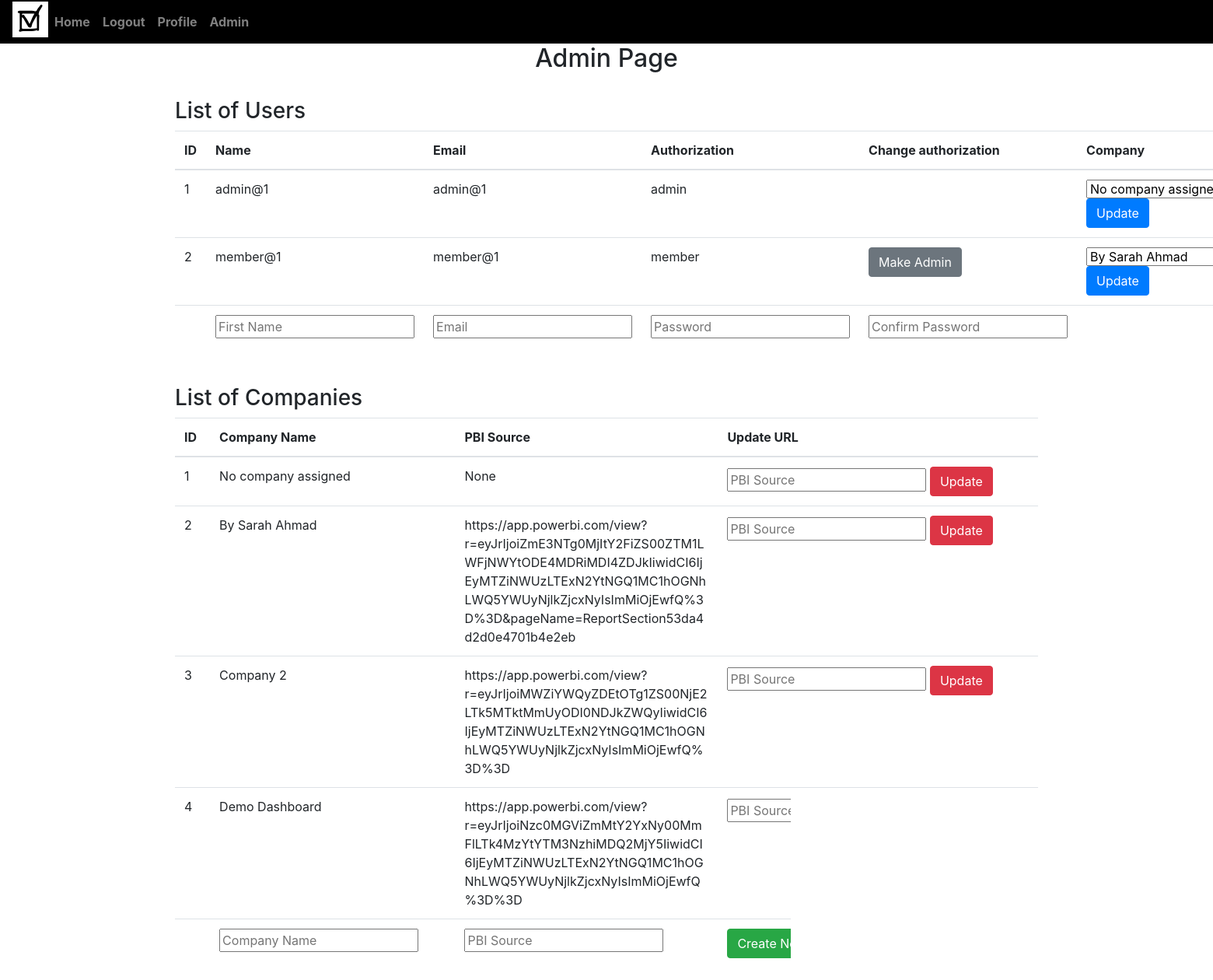
The page /admin (signed in) on the database its author committed.
### website/models.py (models this page shows, shortened)
class User(db.Model, UserMixin):
    id = db.Column(db.Integer, primary_key=True)
    email = db.Column(db.String(150), unique=True)
    password = db.Column(db.String(150))
    first_name = db.Column(db.String(150))
    signup_date = db.Column(db.DateTime(timezone=True), default=func.now())
    authorization = db.Column(db.String(150))
    company_id = db.Column(db.Integer, db.ForeignKey('company.id'))
    company = db.relationship('Company', backref=db.backref('users', lazy=True))
    notes = db.relationship('Note')

class Company(db.Model):
    id = db.Column(db.Integer, primary_key=True)
    company_name = db.Column(db.String(150), unique=True)
    creation_date = db.Column(db.DateTime(timezone=True), default=func.now())
    pbi_source = db.Column(db.String(100000))

### website/auth.py (the view)
@auth.route('/admin')
@login_required
def admin():
    authorization = current_user.authorization
    if authorization == 'admin':
        users = User.query.all()
        companies = Company.query.all()
        return render_template("admin.html", user=current_user, users=users, companies=companies)
    else:
        flash('You must be an admin to access this page.', category='error')
        return redirect(url_for('views.home'))

### main.py (called while the page is built)
@app.before_request
def create_default_entry():
    if Company.query.filter_by(company_name='No company assigned').first() is None:
        default_entry = Company(company_name='No company assigned', pbi_source=None)
        db.session.add(default_entry)
        db.session.commit()
        print("Default entry created.")

### website/__init__.py (called while the page is built)
def create_app():
    app = Flask(__name__)
    app.config['SECRET_KEY'] = 'secret key'
    app.config['SQLALCHEMY_DATABASE_URI'] = f'sqlite:///{DB_NAME}'
    db.init_app(app)
    from .views import views
    from .auth import auth
    app.register_blueprint(views, url_prefix='/')
    app.register_blueprint(auth, url_prefix='/')
    from .models import User, Note
    with app.app_context():
        db.create_all()
    login_manager = LoginManager()
    login_manager.login_view = 'auth.login'
    login_manager.init_app(app)
    @login_manager.user_loader
    def load_user(id):
        return User.query.get(int(id))
    return app

### website/templates/admin.html (shortened to what this page needs)
{% extends "base.html" %}
{% block content %}
    <h2 align="center">Admin Page</h2>
    <br />
    <h3>List of Users</h3>
    <table class="table">
        <thead>
          <tr>
            <th>ID</th>
            <th>Name</th>
            <th>Email</th>
            <th>Authorization</th>
            <th>Change authorization</th>
            <th>Company</th>
          </tr>
        </thead>
        <tbody>
          {% for user in users %}
            <tr>
              <td>{{ user.id }}</td>
              <td>{{ user.first_name }}</td>
              <td>{{ user.email }}</td>
              <td>{{ user.authorization }}</td>
              <td>
                {% if user.id != current_user.id %}
                  <form action="{{ url_for('auth.update_authorization', target_user_id=user.id) }}" method="post">
                    {% if user.authorization == 'member' %}
                      <input class="btn btn-secondary" type="submit" value="Make Admin">
                    {% elif user.authorization == 'admin' %}
                      <input type="hidden" name="new_authorization" value="member">
                      <input class="btn btn-primary" type="submit" value="Make Member">
                    {% endif %}
                  </form>
                {% endif %}
              </td>
              <td>
                <form action="{{ url_for('auth.assign_company', target_user_id=user.id) }}" method="post">
                  <select name="company_id">
                    {% for company in companies %}
                      <option value="{{ company.id }}" {% if user.company and user.company.id == company.id %}selected{% endif %}>{{ company.company_name }}</option>
                    {% endfor %}
                  </select>
                  <input class="btn btn-primary" type="submit" value="Update">
                </form>
            </td>
            </tr>
          {% endfor %}
          <tr>
            <form action="{{ url_for('auth.sign_up') }}" method="POST">
              <td></td>
              <td>
                <input type="text" name="firstName" placeholder="First Name" required>
              </td>
              <td>
                <input type="email" name="email" placeholder="Email" required>
              </td>
              <td>
                <input type="password" name="password1" placeholder="Password" required>
              </td>
              <td>
                <input type="password" name="password2" placeholder="Confirm Password" required>
              </td>
              <td></td>
            </form>
          </tr>
        </tbody>
      </table>
    <br />
    <h3>List of Companies</h3>
    <table class="table">
        <thead>
          <tr>
            <th>ID</th>
            <th>Company Name</th>
            <th>PBI Source</th>
            <th>Update URL</th>
          </tr>
        </thead>
        <tbody>
          {% for company in companies %}
            <tr>
              <td>{{ company.id }}</td>
              <td>{{ company.company_name }}</td>
              <td class="url-cell">{{ company.pbi_source }}</td>
              <td>
                <form action="{{ url_for('auth.update_pbi', target_company_id=company.id) }}" method="post">
                  <input type="text" name="newPBI" placeholder="PBI Source" required>
                  <input class="btn btn-danger" type="submit" value="Update">
                </form>
              </td>
            </tr>
          {% endfor %}
          <tr>
            <form action="{{ url_for('auth.create_company') }}" method="POST">
              <td></td>
              <td>
                <input type="text" name="companyName" placeholder="Company Name" required>
              </td>
              <td>
                <input type="text" name="pbiSource" placeholder="PBI Source">
              </td>
              <td>
                <input class="btn btn-success" type="submit" value="Create New Company">
              </td>
            </form>
          </tr>
        </tbody>
      </table>
{% endblock %}

### website/templates/base.html (shortened to what this page needs)
<!DOCTYPE html>
<html>
    <head>
        <link
            rel="stylesheet"
            href="https://stackpath.bootstrapcdn.com/bootstrap/4.4.1/css/bootstrap.min.css"
        />
        <link
            rel="stylesheet"
            href="https://stackpath.bootstrapcdn.com/font-awesome/4.7.0/css/font-awesome.min.css"
        />
    </head>
    <body>
        <nav class ="navbar navbar-expand-lg navbar-dark bg-dark">
            <div class="collapse navbar-collapse" id="navbar">
                <div class="navbar-nav">
                    <div class="logo-image">
                        <img src="../static/logo-v3-dark-mode.svg" class="img-fluid">
                    </div>
                    {% if user.is_authenticated %}
                    <a class="nav-item nav-link" id="home" href="/">Home</a>
                    <a class="nav-item nav-link" id="logout" href="/logout">Logout</a>
                    <a class="nav-item nav-link" id="profile" href="/profile">Profile</a>
                        {% if current_user.authorization == 'admin' %}
                        <a class="nav-item nav-link" id="admin" href="/admin">Admin</a>
                        {% endif %}
                    {% else %}
                    <a class="nav-item nav-link" id="demo" href="/demo">Demo</a>
                    <a class="nav-item nav-link" id="demo" href="/faq">FAQ</a>
                    <a class="nav-item nav-link" id="login" href="/login">Login</a>
                    <a class="nav-item nav-link" id="signUp" href="/sign-up">Sign Up</a>
                    {% endif %}
                </div>
            </div>
        </nav>
        <div class="container">
            {% block content %}
            {% endblock %}
        </div>
    </body>
</html>

### website/templates/base.html (style rules this page uses)
.url-cell { max-width: 300px; word-wrap: break-word; }
.logo-image { width: 46px; height: 46px; overflow: hidden; margin-top: -6px; }
.navbar { background-color: black !important; }
.navbar-nav .nav-link { font-weight: bold; color: white; }

### rows shown on the page
User: id "1", first_name "admin@1", email "admin@1", authorization "admin"
User: id "2", first_name "member@1", email "member@1", authorization "member"
Company: id "1", company_name "No company assigned", pbi_source "None"
Company: id "2", company_name "By Sarah Ahmad", pbi_source "https://app.powerbi.com/view?r=eyJrIjoiZmE3NTg0MjItY2FiZS00ZTM1LWFjNWYtODE4MDRiMDI4ZDJkIiwidCI6IjEyMTZiNWUzLTExN2YtNGQ1MC1hOGNhLWQ5YWUyNjlkZjcxNyIsImMiOjEwfQ%3D%3D&pageName=ReportSection53da4d2d0e4701b4e2eb"
Company: id "3", company_name "Company 2", pbi_source "https://app.powerbi.com/view?r=eyJrIjoiMWZiYWQyZDEtOTg1ZS00NjE2LTk5MTktMmUyODI0NDJkZWQyIiwidCI6IjEyMTZiNWUzLTExN2YtNGQ1MC1hOGNhLWQ5YWUyNjlkZjcxNyIsImMiOjEwfQ%3D%3D"
Company: id "4", company_name "Demo Dashboard", pbi_source "https://app.powerbi.com/view?r=eyJrIjoiNzc0MGViZmMtY2YxNy00MmFlLTk4MzYtYTM3NzhiMDQ2MjY5IiwidCI6IjEyMTZiNWUzLTExN2YtNGQ1MC1hOGNhLWQ5YWUyNjlkZjcxNyIsImMiOjEwfQ%3D%3D"

### other values the page prints
form field company_id "No company assigned"
form field company_id "By Sarah Ahmad"
